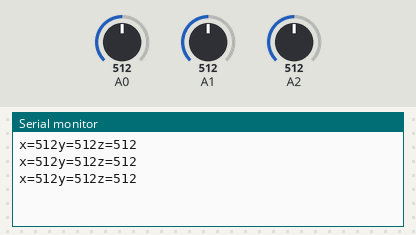
Bench run of a sketch on a simulated Arduino Uno, built with avr-gcc and run on an emulated ATmega328P. Shown: the last lines printed to the serial monitor. The inputs (shaded band) are chosen by the test bench; at power-on: A0 = 512, A1 = 512, A2 = 512.

Above: at 1.4 s.
1.5 s: A0 set to 716
At 2.3 s:
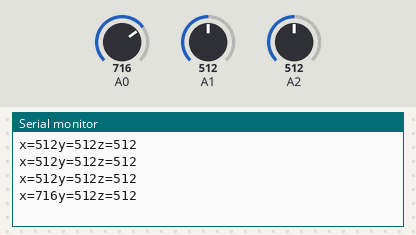
3.0 s: A1 set to 716
At 3.5 s:
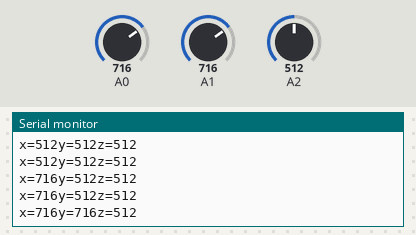
4.5 s: A2 set to 716
At 5.3 s:
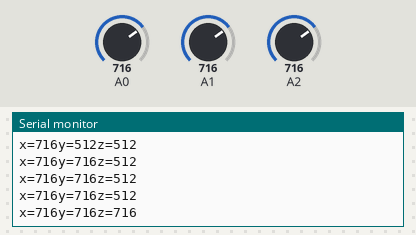
6.0 s: A0 set to 900
At 6.5 s:
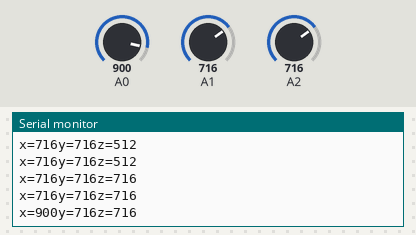
7.5 s: A1 set to 900
At 8.3 s:
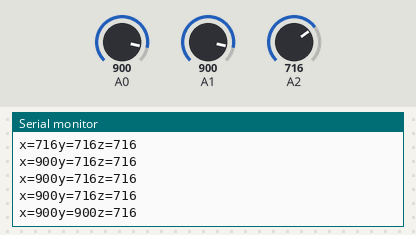
9.0 s: A2 set to 900
At 9.3 s:
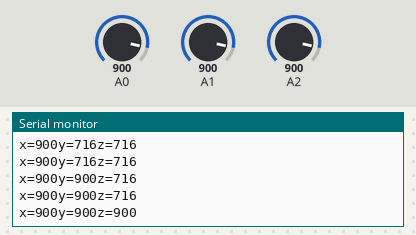
Timing chart, 0 to 11.5 s (numbered marks = the images above; inputs shaded):
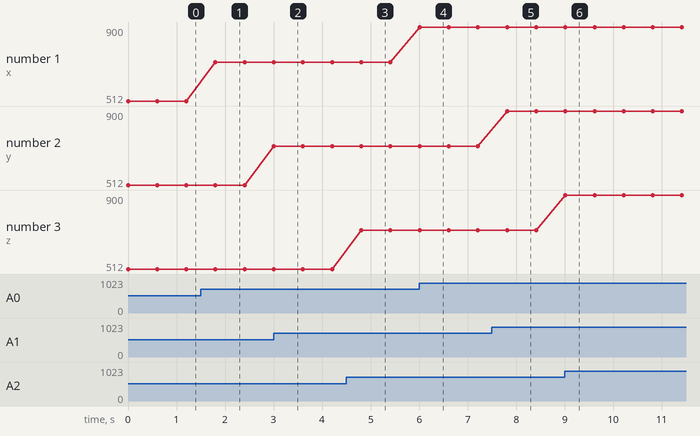

Measured:
- after the input at 1.5 s, the serial monitor: prints a new line after 0.30 s (image 1)
- after the input at 3.0 s, the serial monitor: prints a new line at once (image 2)
- after the input at 4.5 s, the serial monitor: prints a new line after 0.31 s (image 3)
- after the input at 6.0 s, the serial monitor: prints a new line at once (image 4)
- after the input at 7.5 s, the serial monitor: prints a new line after 0.31 s (image 5)
- after the input at 9.0 s, the serial monitor: prints a new line at once (image 6)
- plotted number 1: 512 → 716 after the input at 1.5 s, 716 → 900 after the input at 6.0 s

The sketch:

reading_value_from_acclerometer.ino
```cpp
int x,y,z;
void setup()
{
 Serial.begin(9600);
 pinMode(A0,INPUT);
 pinMode(A2,INPUT);
 pinMode(A3,INPUT);
}
void loop()
{
 x=analogRead(A0);
 y=analogRead(A1);
 z=analogRead(A2);
 Serial.print("x=");
 Serial.print(x);
 Serial.print("y=");
 Serial.print(y);
 Serial.print("z=");
 Serial.println(z);
 delay(600);
}
```
